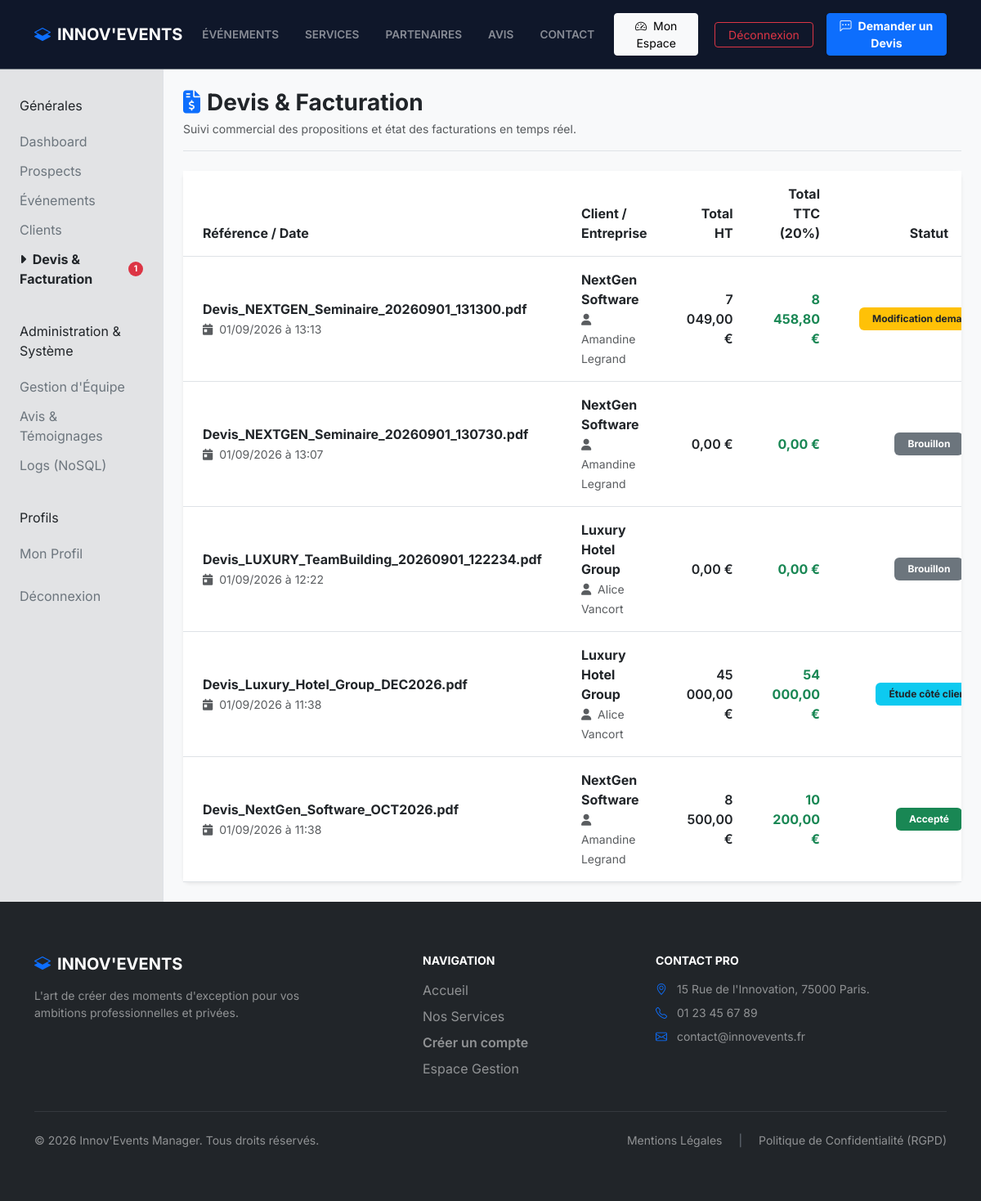
Page /index.php?action=admin_devis (signed in) on the committed database.
### tables this page shows
CREATE TABLE devis (
id_devis INT AUTO_INCREMENT PRIMARY KEY,
revision INT NOT NULL DEFAULT 1,
change_reason TEXT NULL,
id_prospect INT NOT NULL,
event_id INT NULL,
reference_pdf VARCHAR(255) NOT NULL,
montant_ht DECIMAL(10, 2) NOT NULL DEFAULT 0.00,
tva DECIMAL(10, 2) NOT NULL DEFAULT 0.00,
status VARCHAR(50) NOT NULL DEFAULT 'brouillon',
date_creation DATETIME DEFAULT CURRENT_TIMESTAMP,
CONSTRAINT fk_devis_prospect
FOREIGN KEY (id_prospect) REFERENCES prospects(id)
ON DELETE CASCADE ON UPDATE CASCADE
);

CREATE TABLE prospects (
id INT AUTO_INCREMENT PRIMARY KEY,
user_id INT NULL,
company_id INT NULL,
company_name VARCHAR(255) NOT NULL,
contact_name VARCHAR(255) NOT NULL,
email VARCHAR(255) NOT NULL,
phone VARCHAR(50) NOT NULL,
event_type VARCHAR(100) NOT NULL,
event_date DATE NULL,
location VARCHAR(255) NULL,
estimated_participants INT NULL,
budget DECIMAL(10, 2) NULL,
description TEXT NULL,
rejection_reason TEXT NULL,
status VARCHAR(50) NOT NULL DEFAULT 'à contacter',
created_at TIMESTAMP DEFAULT CURRENT_TIMESTAMP,
CONSTRAINT fk_prospects_user
FOREIGN KEY (user_id) REFERENCES users(id)
ON DELETE CASCADE ON UPDATE CASCADE,
CONSTRAINT fk_prospects_company
FOREIGN KEY (company_id) REFERENCES companies(id)
ON DELETE CASCADE ON UPDATE CASCADE
);

### src/controllers/QuoteController.php (called while the page is built, shortened)
<?php
require_once __DIR__ . '/../models/sql/Devis.php';
class QuoteController extends BaseController
{
    public function showDevisList(): void
    {
        $devisModel = new Devis();
        $devisList = $devisModel->findAllWithTotals();
        require __DIR__ . '/../views/partials/header.php';
        require __DIR__ . '/../views/admin/list_devis.php';
        require __DIR__ . '/../views/partials/footer.php';
    }
}

### src/config/Database.php (called while the page is built, shortened)
<?php
class Database {
    private static $instance = null;
    private function __construct() {
        $host    = 'db';
        $db      = 'innovevents_db';
        $user    = 'root';
        $pass    = 'root_password';
        $charset = 'utf8mb4';
        $dsn = "mysql:host=$host;dbname=$db;charset=$charset";
        try {
            $this->pdo = new PDO($dsn, $user, $pass, [
                PDO::ATTR_ERRMODE => PDO::ERRMODE_EXCEPTION,
                PDO::ATTR_DEFAULT_FETCH_MODE => PDO::FETCH_ASSOC,
                PDO::ATTR_EMULATE_PREPARES => false
            ]);
        } catch (\PDOException $e) {
            error_log("Database connection failure: " . $e->getMessage());
            die("Erreur de connexion à la base de données. Veuillez réessayer plus tard.");
        }
    }
    public static function getInstance() {
        if (self::$instance === null) {
            self::$instance = new Database();
        }
        return self::$instance->pdo;
    }
}

### src/models/sql/Devis.php (called while the page is built, shortened)
<?php
require_once __DIR__ . '/../../config/Database.php';
class Devis
{
    private PDO $db;
    public function __construct()
    {
        $this->db = Database::getInstance();
    }
    public function findAllWithTotals(): array
    {
        try {
            $stmt = $this->db->query("
                SELECT d.id_devis,
                       d.id_prospect,
                       d.reference_pdf,
                       d.status,
                       d.date_creation,
                       p.company_name,
                       p.contact_name,
                       COALESCE(SUM(pr.montant_ht), d.montant_ht, 0.00) AS total_ht,
                       ROUND(COALESCE(SUM(pr.montant_ht), d.montant_ht, 0.00) * 0.20, 2) AS total_tva,
                       ROUND(COALESCE(SUM(pr.montant_ht), d.montant_ht, 0.00) * 1.20, 2) AS total_ttc
                FROM devis d
                LEFT JOIN prospects p ON d.id_prospect = p.id
                LEFT JOIN prestations pr ON d.id_devis = pr.devis_id
                GROUP BY d.id_devis
                ORDER BY d.date_creation DESC
            ");
            return $stmt->fetchAll(PDO::FETCH_ASSOC);
        } catch (PDOException $e) {
            error_log("Défaut SQL findAllWithTotals : " . $e->getMessage());
            return [];
        }
    }
}

### src/views/admin/list_devis.php (the view, shortened to what this page needs)
<div class="container-fluid bg-light min-vh-100">
    <div class="row">
        <?php require __DIR__ . '/../partials/sidebar.php'; ?>
        <main class="col-md-9 ms-sm-auto col-lg-10 px-md-4 py-4">
            <div class="d-flex justify-content-between align-items-center mb-4 border-bottom pb-3">
                <div>
                    <h1 class="h3 fw-bold text-dark mb-1">
                        <i class="fa-solid fa-file-invoice-dollar text-primary me-2" aria-hidden="true"></i>Devis & Facturation
                    </h1>
                    <p class="text-muted small mb-0">Suivi commercial des propositions et état des facturations en temps réel.</p>
                </div>
            </div>
            <div class="card border-0 shadow-sm rounded-3">
                <div class="card-body p-0">
                    <div class="table-responsive">
                        <table class="table table-hover align-middle mb-0" aria-label="Liste des devis commerciaux">
                            <thead style="background-color: #0F172A; color: white;">
                            <tr>
                                <th scope="col" class="py-3 px-4">Référence / Date</th>
                                <th scope="col" class="py-3 px-4">Client / Entreprise</th>
                                <th scope="col" class="py-3 px-4 text-end">Total HT</th>
                                <th scope="col" class="py-3 px-4 text-end">Total TTC (20%)</th>
                                <th scope="col" class="py-3 px-4 text-center">Statut</th>
                            </tr>
                            </thead>
                            <tbody>
                            <?php if (empty($devisList)): ?>
                                <tr>
                                    <td colspan="6" class="text-center py-5 text-muted">
                                        <i class="fa-solid fa-folder-open display-6 d-block mb-3 opacity-50" aria-hidden="true"></i>
                                        Aucun devis n'a encore été généré. Convertissez un prospect pour initialiser un devis.
                                    </td>
                                </tr>
                            <?php else: ?>
                                <?php foreach ($devisList as $devis): ?>
                                    <?php
                                    $ht = (float)($devis['montant_ht'] ?? $devis['total_ht'] ?? 0);
                                    $ttc = $ht * 1.20;
                                    ?>
                                    <tr>
                                        <td class="px-4 py-3">
                                            <div class="fw-bold text-dark"><?= htmlspecialchars($devis['reference_pdf'] ?? '', ENT_QUOTES, 'UTF-8') ?></div>
                                            <small class="text-muted">
                                                <i class="fa-solid fa-calendar-day me-1" aria-hidden="true"></i>
                                                <?= !empty($devis['date_creation']) ? date('d/m/Y à H:i', strtotime($devis['date_creation'])) : date('d/m/Y') ?>
                                            </small>
                                        </td>
                                        <td class="px-4 py-3">
                                            <div class="fw-bold text-dark"><?= htmlspecialchars($devis['company_name'] ?? '', ENT_QUOTES, 'UTF-8') ?></div>
                                            <small class="text-muted">
                                                <i class="fa-solid fa-user me-1" aria-hidden="true"></i>
                                                <?= htmlspecialchars($devis['contact_name'] ?? '', ENT_QUOTES, 'UTF-8') ?>
                                            </small>
                                        </td>
                                        <td class="px-4 py-3 text-end fw-semibold">
                                            <?= number_format($ht, 2, ',', ' ') ?> €
                                        </td>
                                        <td class="px-4 py-3 text-end fw-bold text-success">
                                            <?= number_format($ttc, 2, ',', ' ') ?> €
                                        </td>
                                        <td class="px-4 py-3 text-center">
                                            <?php
                                            $st = strtolower($devis['status'] ?? 'brouillon');
                                            switch ($st) {
                                                case 'accepté':
                                                    $badgeClass = 'bg-success text-white';
                                                    $label = 'Accepté';
                                                    break;
                                                case 'modification':
                                                    $badgeClass = 'bg-warning text-dark';
                                                    $label = 'Modification demandée';
                                                    break;
                                                case 'étude côté client':
                                                case 'devis envoyé':
                                                    $badgeClass = 'bg-info text-dark';
                                                    $label = 'Étude côté client';
                                                    break;
                                                case 'brouillon':
                                                default:
                                                    $badgeClass = 'bg-secondary text-white';
                                                    $label = 'Brouillon';
                                                    break;
                                            }
                                            ?>
                                            <span class="badge <?= $badgeClass ?> px-3 py-2">
                                                <?= htmlspecialchars($label, ENT_QUOTES, 'UTF-8') ?>
                                            </span>
                                        </td>
                                    </tr>
                                <?php endforeach; ?>
                            <?php endif; ?>
                            </tbody>
                        </table>
                    </div>
                </div>
            </div>
        </main>
    </div>
</div>

### public/css/style.css (style rules this page uses)
body { font-family: 'Inter', system-ui, -apple-system, sans-serif !important; color: #475569 !important; }

### rows in the picture
devis: reference_pdf "Devis_NEXTGEN_Seminaire_20260901_131300.pdf", date_creation "01/09/2026 à 13:13", id_prospect.company_name "NextGen Software", id_prospect.contact_name "Amandine Legrand", ht "7 049,00", ttc "8 458,80", status "Modification…"
devis: reference_pdf "Devis_NEXTGEN_Seminaire_20260901_130730.pdf", date_creation "01/09/2026 à 13:07", id_prospect.company_name "NextGen Software", id_prospect.contact_name "Amandine Legrand", ht "0,00", ttc "0,00", status "Brouillon"
devis: reference_pdf "Devis_LUXURY_TeamBuilding_20260901_122234.pdf", date_creation "01/09/2026 à 12:22", id_prospect.company_name "Luxury Hotel Group", id_prospect.contact_name "Alice Vancort", ht "0,00", ttc "0,00", status "Brouillon"
devis: reference_pdf "Devis_Luxury_Hotel_Group_DEC2026.pdf", date_creation "01/09/2026 à 11:38", id_prospect.company_name "Luxury Hotel Group", id_prospect.contact_name "Alice Vancort", ht "45 000,00", ttc "54 000,00", status "Étude côté…"
devis: reference_pdf "Devis_NextGen_Software_OCT2026.pdf", date_creation "01/09/2026 à 11:38", id_prospect.company_name "NextGen Software", id_prospect.contact_name "Amandine Legrand", ht "8 500,00", ttc "10 200,00", status "Accepté"

### other values in the picture
$sectionTitle "Générales"
$item['label'] "Dashboard"
$item['label'] "Prospects"
$item['label'] "Événements"
$item['label'] "Clients"
$item['label'] "Devis & Facturation"
$badge "1"
$sectionTitle "Administration & Système"
$item['label'] "Gestion d'Équipe"
$item['label'] "Avis & Témoignages"
$item['label'] "Logs (NoSQL)"
$sectionTitle "Profils"
$item['label'] "Mon Profil"
$item['label'] "Déconnexion"
